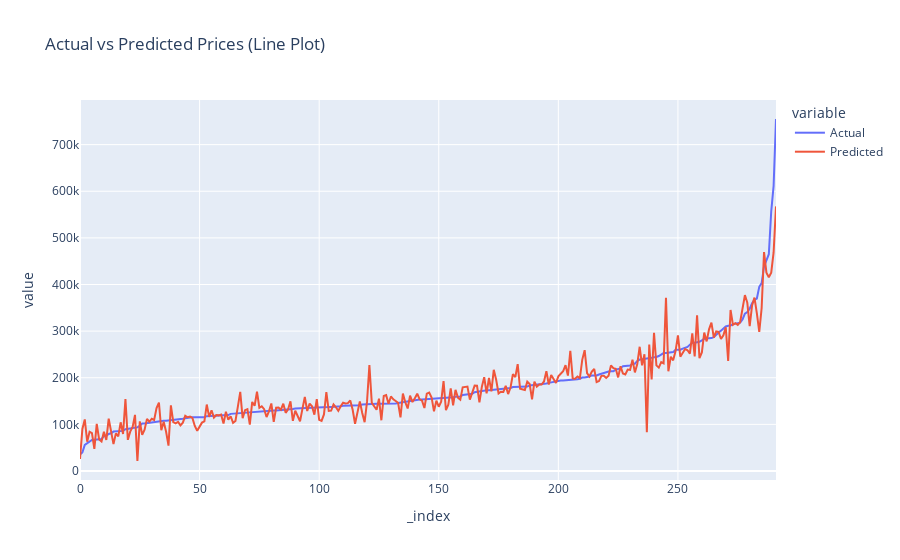

Notebook code for this chart:
### Markdown cell above
### 🛳️ Line Plot for Actual vs Predicted prices

### Code cell
df_line = df_plot.sort_values("Actual").reset_index()
line = px.line(
    df_line, y=["Actual", "Predicted"], title="Actual vs Predicted Prices (Line Plot)"
)
line.show()

### Figure 1 — Plotly figure (JSON) as saved in the notebook; plotly's stock layout.template omitted (floating-point values rounded to 4 significant figures; data arrays with more than 128 entries replaced by an {"elided": "..."} marker saying what was removed)
{"data": [{"hovertemplate": "variable=Actual<br>_index=%{x}<br>value=%{y}<extra></extra>", "legendgroup": "Actual", "line": {"color": "#636efa", "dash": "solid"}, "marker": {"symbol": "circle"}, "mode": "lines", "name": "Actual", "orientation": "v", "showlegend": true, "type": "scatter", "x": {"elided": "292 int values"}, "xaxis": "x", "y": {"elided": "292 float values"}, "yaxis": "y"}, {"hovertemplate": "variable=Predicted<br>_index=%{x}<br>value=%{y}<extra></extra>", "legendgroup": "Predicted", "line": {"color": "#EF553B", "dash": "solid"}, "marker": {"symbol": "circle"}, "mode": "lines", "name": "Predicted", "orientation": "v", "showlegend": true, "type": "scatter", "x": {"elided": "292 int values"}, "xaxis": "x", "y": {"elided": "292 float values"}, "yaxis": "y"}], "layout": {"legend": {"title": {"text": "variable"}, "tracegroupgap": 0}, "title": {"text": "Actual vs Predicted Prices (Line Plot)"}, "xaxis": {"anchor": "y", "domain": [0, 1], "title": {"text": "_index"}}, "yaxis": {"anchor": "x", "domain": [0, 1], "title": {"text": "value"}}}}
